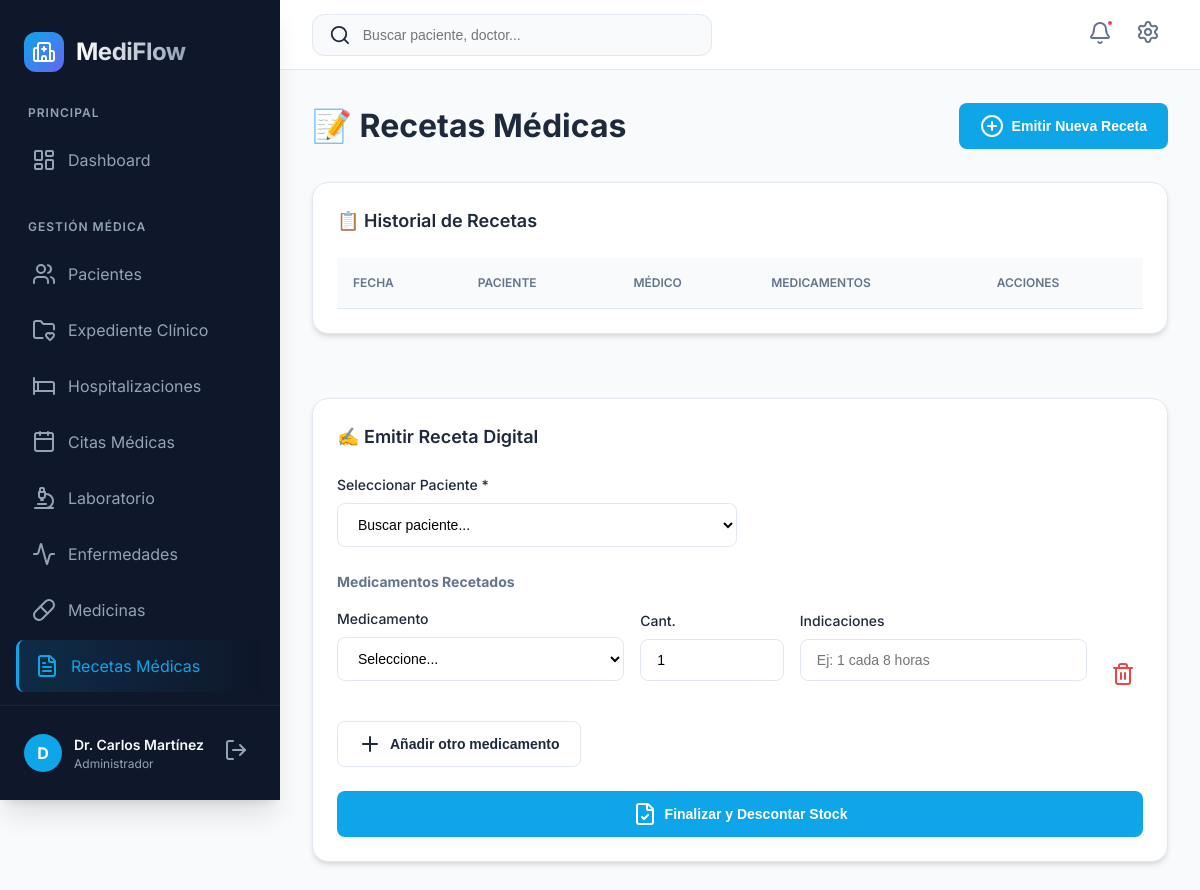
/recetas.php (signed in), run on an earlier commit of the app's database.
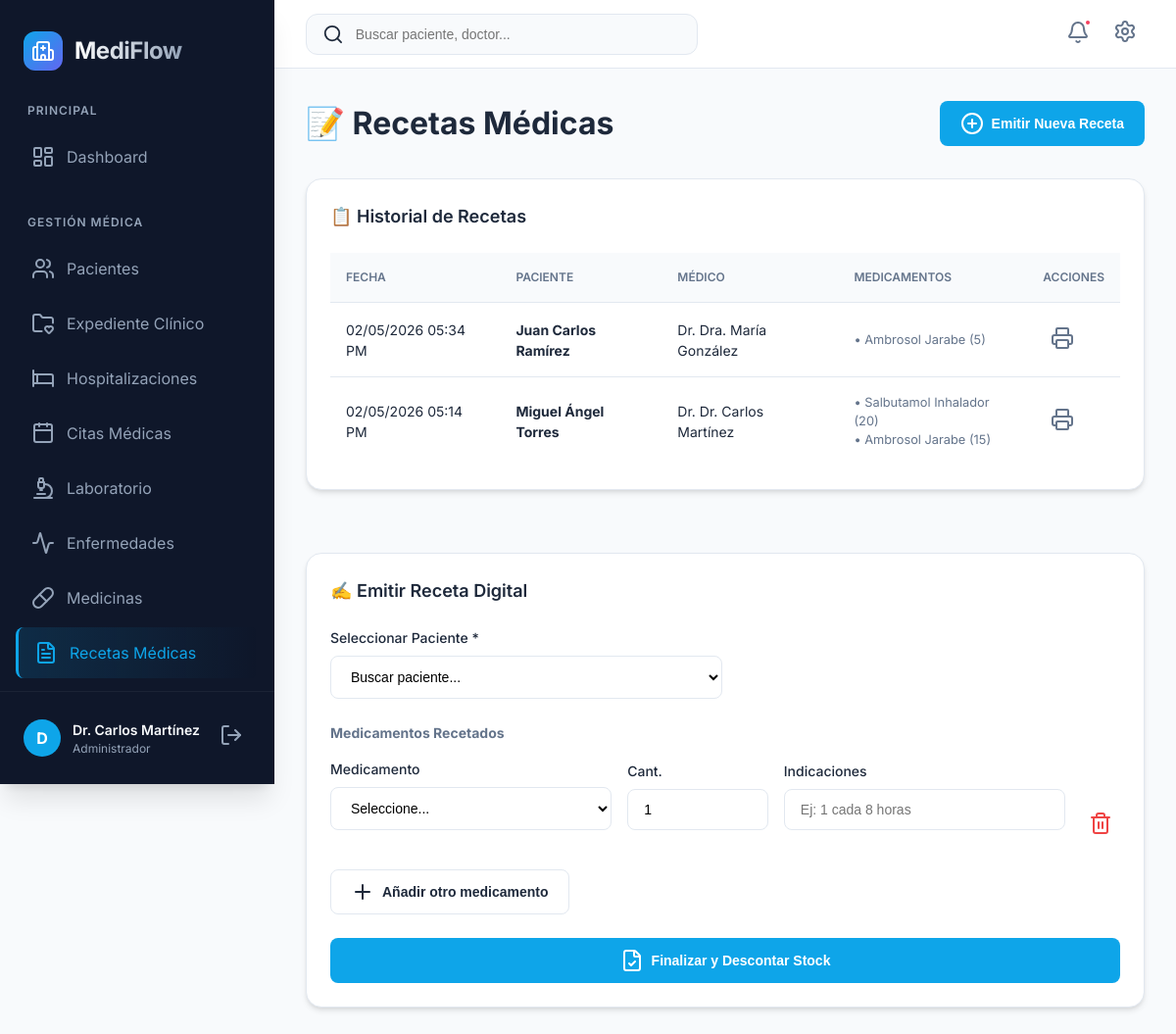
And on a later commit of the database.
### tables this page shows
CREATE TABLE `receta` (
  `codigoreceta` int NOT NULL AUTO_INCREMENT,
  `codigopaciente` int NOT NULL,
  `codigoempleado` int NOT NULL,
  `fecha_receta` timestamp NULL DEFAULT CURRENT_TIMESTAMP,
  PRIMARY KEY (`codigoreceta`),
  KEY `codigopaciente` (`codigopaciente`),
  KEY `codigoempleado` (`codigoempleado`),
  CONSTRAINT `receta_ibfk_1` FOREIGN KEY (`codigopaciente`) REFERENCES `paciente` (`codigopaciente`) ON DELETE CASCADE,
  CONSTRAINT `receta_ibfk_2` FOREIGN KEY (`codigoempleado`) REFERENCES `empleado` (`codigoempleado`)
);

CREATE TABLE `paciente` (
  `codigopaciente` int NOT NULL AUTO_INCREMENT,
  `nombrepaciente` varchar(150) NOT NULL,
  `dui` varchar(10) NOT NULL,
  `fechanacimiento` date NOT NULL,
  `genero` enum('M','F','Otro') NOT NULL,
  `direccion` text,
  `telefono` varchar(20) DEFAULT NULL,
  `correo` varchar(100) DEFAULT NULL,
  `codigomunicipio` int DEFAULT NULL,
  `tipo_sangre` enum('A+','A-','B+','B-','AB+','AB-','O+','O-') DEFAULT NULL,
  `alergias` text,
  `contacto_emergencia` varchar(150) DEFAULT NULL,
  `telefono_emergencia` varchar(20) DEFAULT NULL,
  `created_at` timestamp NOT NULL DEFAULT CURRENT_TIMESTAMP,
  `updated_at` timestamp NOT NULL DEFAULT CURRENT_TIMESTAMP ON UPDATE CURRENT_TIMESTAMP,
  PRIMARY KEY (`codigopaciente`),
  UNIQUE KEY `dui` (`dui`),
  KEY `codigomunicipio` (`codigomunicipio`),
  KEY `idx_dui` (`dui`),
  KEY `idx_nombre` (`nombrepaciente`),
  CONSTRAINT `paciente_ibfk_1` FOREIGN KEY (`codigomunicipio`) REFERENCES `municipio` (`codigomunicipio`) ON DELETE SET NULL
);

CREATE TABLE `empleado` (
  `codigoempleado` int NOT NULL AUTO_INCREMENT,
  `nombreempleado` varchar(150) NOT NULL,
  `correoempleado` varchar(100) NOT NULL,
  `clave` varchar(255) NOT NULL,
  `rol` enum('admin','doctor','enfermera','recepcionista') NOT NULL DEFAULT 'recepcionista',
  `telefono` varchar(20) DEFAULT NULL,
  `especialidad` varchar(100) DEFAULT NULL,
  `fecha_contratacion` date DEFAULT NULL,
  `estado` enum('activo','inactivo') DEFAULT 'activo',
  `created_at` timestamp NOT NULL DEFAULT CURRENT_TIMESTAMP,
  `updated_at` timestamp NOT NULL DEFAULT CURRENT_TIMESTAMP ON UPDATE CURRENT_TIMESTAMP,
  PRIMARY KEY (`codigoempleado`),
  UNIQUE KEY `correoempleado` (`correoempleado`),
  KEY `idx_correo` (`correoempleado`),
  KEY `idx_rol` (`rol`)
);

CREATE TABLE `receta_detalle` (
  `codigodetalle` int NOT NULL AUTO_INCREMENT,
  `codigoreceta` int NOT NULL,
  `codigomedicina` int NOT NULL,
  `cantidad` int NOT NULL,
  `indicaciones` text,
  PRIMARY KEY (`codigodetalle`),
  KEY `codigoreceta` (`codigoreceta`),
  KEY `codigomedicina` (`codigomedicina`),
  CONSTRAINT `receta_detalle_ibfk_1` FOREIGN KEY (`codigoreceta`) REFERENCES `receta` (`codigoreceta`) ON DELETE CASCADE,
  CONSTRAINT `receta_detalle_ibfk_2` FOREIGN KEY (`codigomedicina`) REFERENCES `medicina` (`codigomedicina`)
);

CREATE TABLE `medicina` (
  `codigomedicina` int NOT NULL AUTO_INCREMENT,
  `nombremedicina` varchar(150) NOT NULL,
  `descripcion` text,
  `tipo` enum('pastilla','jarabe','inyeccion','pomada','otro') DEFAULT 'pastilla',
  `stock` int DEFAULT '0',
  `precio` decimal(10,2) DEFAULT '0.00',
  `created_at` timestamp NULL DEFAULT CURRENT_TIMESTAMP,
  PRIMARY KEY (`codigomedicina`)
);

### recetas.php (the view, shortened to what this page needs)
<?php
require_once("includes/db.php");
$recetas = $conn->query("
    SELECT r.*, p.nombrepaciente, e.nombreempleado
    FROM receta r
    JOIN paciente p ON r.codigopaciente=p.codigopaciente
    JOIN empleado e ON r.codigoempleado=e.codigoempleado
    ORDER BY r.fecha_receta DESC
");
?>
<?php
require_once("includes/header.php");
require_once("includes/sidebar.php");
?>
<div class="card-header" style="margin-bottom: 2rem;">
    <h1 style="margin: 0;">📝 Recetas Médicas</h1>
    <button class="btn btn-primary" onclick="document.getElementById('nuevaReceta').scrollIntoView({behavior: 'smooth'})">
        <i data-lucide="plus-circle"></i> Emitir Nueva Receta
    </button>
</div>
<div style="display: grid; grid-template-columns: 1fr; gap: 2rem;">
    <div class="card">
        <div class="card-header"><h2 class="card-title">📋 Historial de Recetas</h2></div>
        <div class="table-container">
            <table>
                <thead>
                    <tr>
                        <th>Fecha</th>
                        <th>Paciente</th>
                        <th>Médico</th>
                        <th>Medicamentos</th>
                        <th>Acciones</th>
                    </tr>
                </thead>
                <tbody>
                    <?php while($r = $recetas->fetch_assoc()):
                        $idR = $r['codigoreceta'];
                        $detalles = $conn->query("SELECT rd.*, m.nombremedicina FROM receta_detalle rd JOIN medicina m ON rd.codigomedicina=m.codigomedicina WHERE rd.codigoreceta=$idR");
                    ?>
                    <tr>
                        <td><?= date('d/m/Y h:i A', strtotime($r['fecha_receta'])) ?></td>
                        <td><strong><?= htmlspecialchars($r['nombrepaciente']) ?></strong></td>
                        <td>Dr. <?= htmlspecialchars($r['nombreempleado']) ?></td>
                        <td>
                            <div style="font-size: 0.8rem; color: var(--text-muted);">
                                <?php while($d = $detalles->fetch_assoc()) echo "• " . htmlspecialchars($d['nombremedicina']) . " (" . $d['cantidad'] . ")<br>"; ?>
                            </div>
                        </td>
                        <td>
                            <button class="icon-btn" onclick="window.print()" title="Imprimir Receta">
                                <i data-lucide="printer"></i>
                            </button>
                        </td>
                    </tr>
                    <?php endwhile; ?>
                </tbody>
            </table>
        </div>
    </div>
    <div class="card" id="nuevaReceta">
        <div class="card-header"><h2 class="card-title">✍️ Emitir Receta Digital</h2></div>
        <form method="post" id="recetaForm">
            <div class="form-group" style="max-width: 400px;">
                <label class="form-label">Seleccionar Paciente *</label>
                <select name="codigopaciente" class="form-control" required>
                    <option value="">Buscar paciente...</option>
                </select>
            </div>
            <div id="medicamentos-container" style="margin-top: 1.5rem;">
                <h3 style="font-size: 0.875rem; color: var(--text-muted); margin-bottom: 1rem;">Medicamentos Recetados</h3>
                <div class="med-row" style="display: grid; grid-template-columns: 2fr 1fr 2fr 40px; gap: 1rem; margin-bottom: 1rem; align-items: end;">
                    <div class="form-group">
                        <label class="form-label">Medicamento</label>
                        <select name="medicinas[]" class="form-control" required>
                            <option value="">Seleccione...</option>
                        </select>
                    </div>
                    <div class="form-group">
                        <label class="form-label">Cant.</label>
                        <input type="number" name="cantidades[]" class="form-control" min="1" value="1" required>
                    </div>
                    <div class="form-group">
                        <label class="form-label">Indicaciones</label>
                        <input type="text" name="indicaciones[]" class="form-control" placeholder="Ej: 1 cada 8 horas">
                    </div>
                    <button type="button" class="icon-btn" style="color: var(--error); margin-bottom: 0.5rem;" onclick="this.parentElement.remove()">
                        <i data-lucide="trash-2"></i>
                    </button>
                </div>
            </div>
            <button type="button" class="btn btn-outline" style="margin-bottom: 1.5rem;" onclick="agregarFila()">
                <i data-lucide="plus"></i> Añadir otro medicamento
            </button>
            <button type="submit" class="btn btn-primary" style="width: 100%;">
                <i data-lucide="file-check"></i> Finalizar y Descontar Stock
            </button>
        </form>
    </div>
</div>
<?php require_once("includes/footer.php"); ?>

What changed in the data, as far as the page shows it:
added receta: fecha_receta "02/05/2026 05:34 PM", codigopaciente.nombrepaciente "Juan Carlos Ramírez", codigoempleado.nombreempleado "Dra. María González"
added receta_detalle: codigomedicina.nombremedicina "Ambrosol Jarabe", cantidad "5", shown under "02/05/2026 05:34 PM"
added receta: fecha_receta "02/05/2026 05:14 PM", codigopaciente.nombrepaciente "Miguel Ángel Torres", codigoempleado.nombreempleado "Dr. Carlos Martínez"
added receta_detalle: codigomedicina.nombremedicina "Salbutamol Inhalador", cantidad "20", shown under "02/05/2026 05:14 PM"
added receta_detalle: codigomedicina.nombremedicina "Ambrosol Jarabe", cantidad "15", shown under "02/05/2026 05:14 PM"
